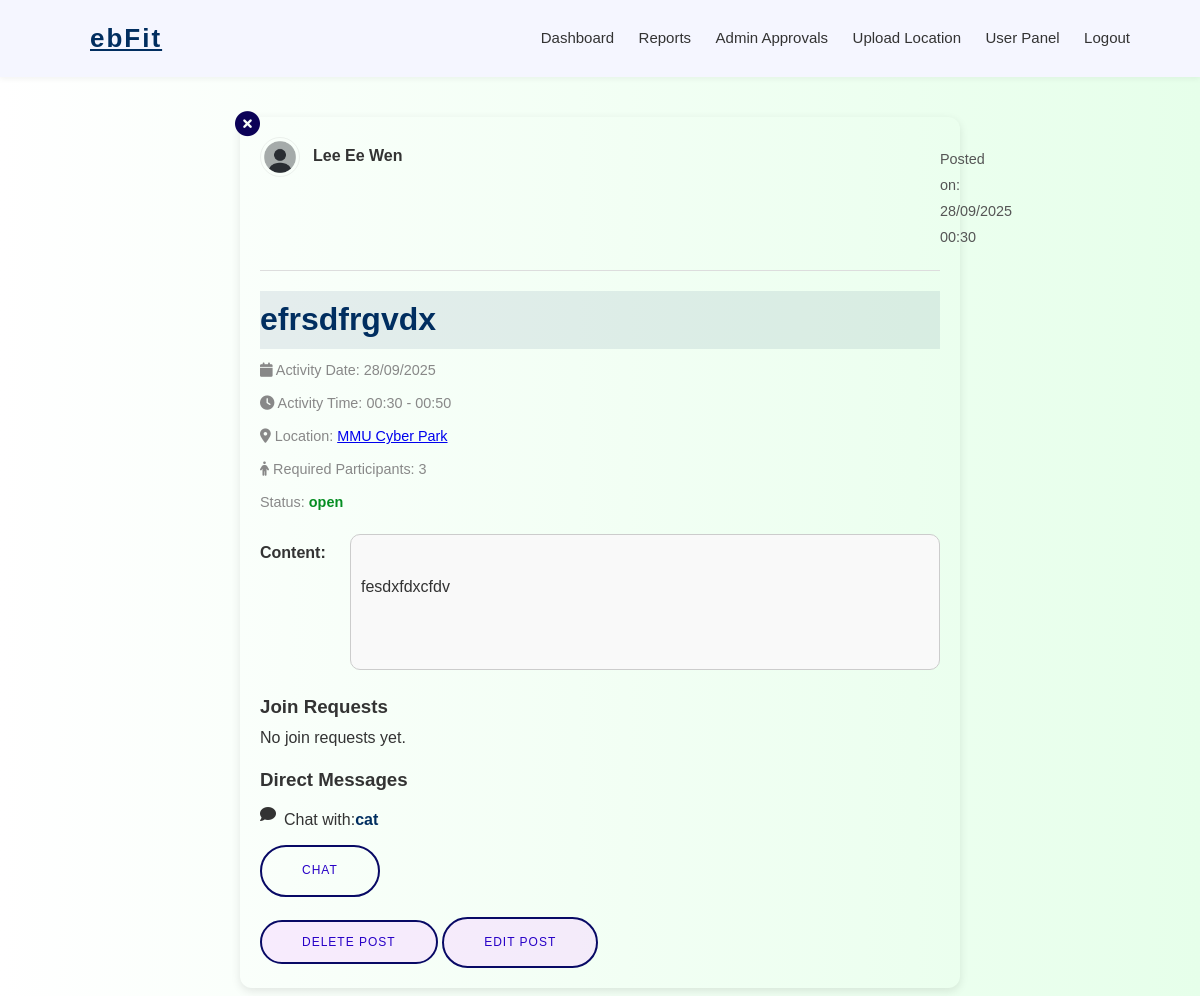
The app's page /post/1 (signed in) with its own data.
### app.py (models this page shows, shortened)
class User(db.Model, UserMixin):
    __tablename__ = "users"
    email = db.Column(db.String(255), primary_key=True)
    name = db.Column(db.String(100), nullable=False)
    gender = db.Column(db.String(10), nullable=False)
    sport_level = db.Column(db.String(50), nullable=False)
    security_question = db.Column(db.String(255), nullable=False)
    security_answer = db.Column(db.String(255), nullable=False)
    password = db.Column(db.String(255), nullable=False)
    image_file = db.Column(db.String(255), nullable=False, default="default_image.png")
    bio = db.Column(db.Text, default="This user has not added a bio yet.", nullable=False)
    role = db.Column(db.String(20), default="user")
    is_suspended = db.Column(db.Boolean, default=False) # True = account suspended (blocked from login)
    posts = db.relationship("Posts", back_populates="user", lazy=True, cascade="all, delete-orphan")
    join_activities = db.relationship("JoinActivity", back_populates="user", lazy=True, cascade="all, delete-orphan")

class Posts(db.Model):
    __tablename__ = "posts" # Explicitly name the table "posts"
    post_id = db.Column(db.Integer, primary_key=True) # Unique identifier for each post
    title = db.Column(db.String(200), nullable=False) # Short title of the post/activity
    content = db.Column(db.Text, nullable=False) # Full description of the activity
    location = db.Column(db.String(100), nullable=False) # Where the activity happens
    event_date = db.Column(db.Date, nullable=False) # Activity date
    start_time = db.Column(db.Time, nullable=False) # Activity start time
    end_time = db.Column(db.Time, nullable=False) # Activity end time
    date_posted = db.Column(db.DateTime, default=datetime.utcnow, nullable=False)
    post_status = db.Column(db.String(20), default="open")
    participants = db.Column(db.Integer, nullable=False) # Max or current number of participants
    image_filename = db.Column(db.String(200), nullable=True) # Optional: image uploaded for this post
    email = db.Column(db.String(255), db.ForeignKey("users.email"), nullable=False)  # Foreign key → link each post to the user who created it
    user = db.relationship("User", back_populates="posts")
    is_hidden = db.Column(db.Boolean, default=False) # If True → hide this post from public views
    join_activities = db.relationship("JoinActivity", back_populates="post", lazy=True, cascade="all, delete-orphan")
    reports = db.relationship(
        "Reports",
        backref="post",                # enables Reports.post
        lazy=True,
        cascade="all, delete-orphan"  # deleting a post deletes reports
    )

### app.py (the view)
@app.route("/post/<int:post_id>")
def post_detail(post_id):
    post = Posts.query.get_or_404(post_id)
    readonly = request.args.get("readonly", type=int) # Show as read-only
    from_reports = request.args.get("from_reports", default=0, type=int) # Came from reports page
    from_dashboard = request.args.get("from_dashboard", default=0, type=int) # Came from dashboard
    next_url = request.args.get("next", url_for("posts")) # Where to go next after this page
    if session.get("admin_email") and readonly is None:
        args = request.args.to_dict(flat=True)  # Copy all current URL parameters
        args["readonly"] = 1                   # Force readonly
        args.setdefault("from_reports", from_reports)
        args.setdefault("from_dashboard", from_dashboard)
        return redirect(url_for("post_detail", post_id=post_id, **args))
    if post.date_posted:
        utc_time = pytz.utc.localize(post.date_posted) # Make sure time is UTC
        post.local_date_posted_value = utc_time.astimezone(MALAYSIA_TZ)
    else:
        post.local_date_posted_value = None # No date available
    join_activities = JoinActivity.query.filter_by(post_id=post.post_id).all()
    owner_conversations = []
    owner_email = post.email  # Who owns this post
    if current_user.is_authenticated and current_user.email.lower() == owner_email.lower():
        partners = (
            db.session.query(ChatMessage.sender_email)
            .filter_by(post_id=post.post_id)
            .distinct()
        )
        for (email,) in partners:
            if email.lower() != owner_email.lower():
                user = User.query.get(email) # Get user info
                owner_conversations.append(
                    {"email": email, "name": user.name if user else email} # Use email if name not found
                )
    return render_template(
        "post_detail.html",
        post=post,
        join_activities=join_activities,
        owner_conversations=owner_conversations,
        readonly=readonly,
        from_reports=from_reports,
        from_dashboard=from_dashboard,
        next_url=next_url,
    )

### app.py (called while the page is built)
@app.context_processor
def notif_count():
    if current_user.is_authenticated:
        count = Notification.query.filter_by(email=current_user.email, is_read=False).count()
        return {"unread_count": count}
    return {"unread_count": 0}

@login_manager.user_loader
def load_user(user_id):
    return User.query.filter_by(email=user_id).first()

@app.context_processor
def inject_admin():
    email = session.get("admin_email")
    if email:
        current_admin = Admin.query.get(email)
        return dict(admin=current_admin)
    return dict(admin=None)

### templates/post_detail.html (shortened to what this page needs)
{% extends "base.html" %}
{% block content %}
<div class="container5">
    {% if not readonly and not from_dashboard and not from_reports %}
        <a href="{{ next_url }}" class="backbtn" title="Back">
            <i class="fa-solid fa-circle-xmark"></i>
        </a>
    {% endif %}
    {% set owner_email = post.email %}
    {% set current_email = current_user.email if current_user.is_authenticated else None %}
    <a href="{{ url_for('profile_page', email=post.user.email) }}" class="author-link">
        <img src="{{ url_for('static', filename='profile_pics/' ~ (post.user.image_file or 'default.png')) }}"
             alt="{{ post.user.name }}'s profile picture"
             class="profile-pic">
        <span class="author-name">{{ post.user.name }}</span>
    </a>
    <p class="posted-on">
        Posted on:
        {{ post.local_date_posted_value.strftime('%d/%m/%Y %H:%M') if post.local_date_posted_value else 'N/A' }}
    </p>
    <hr class="solid-line">
    <h1 class="post-title1">{{ post.title }}</h1>
    <p class="meta3">
        <i class="fa-solid fa-calendar"></i>
        Activity Date: {{ post.event_date.strftime('%d/%m/%Y') if post.event_date else 'N/A' }}
    </p>
    <p class="meta3">
        <i class="fa-solid fa-clock"></i>
        Activity Time:
        {{ post.start_time.strftime('%H:%M') if post.start_time else 'N/A' }} -
        {{ post.end_time.strftime('%H:%M') if post.end_time else 'N/A' }}
    </p>
    <p class="meta3">
        <i class="fa-solid fa-location-dot"></i>
        <span>Location: </span>
        <a href="https://www.google.com/maps/search/?api=1&query={{ post.location | urlencode }}" target="_blank">
            {{ post.location or 'N/A' }}
        </a>
    </p>
    <p class="meta3">
        <i class="fa-solid fa-person"></i>
        Required Participants: {{ post.participants or 0 }}
    </p>
   <p class="meta3">
        Status:
        {% if post.post_status == "open" %}
            <strong class="status-open">{{ post.post_status }}</strong>
        {% elif post.post_status == "closed" %}
            <strong class="status-closed">{{ post.post_status }}</strong>
        {% endif %}
    </p>
    <div class="content-wrapper">
        <span class="content-label">Content:</span>
        <div class="post-content">
            <p>{{ post.content }}</p>
        </div>
    </div>
    {% if not readonly %}
        {% if current_user.is_authenticated and current_email == owner_email %}
            <h3>Join Requests</h3>
            {% if join_activities %}
                <table class="activity-table pending">
                    <thead>
                        <tr>
                            <th>User</th>
                            <th>Email</th>
                            <th>Status</th>
                            <th>Actions</th>
                        </tr>
                    </thead>
                    <tbody>
                        {% for ja in join_activities %}
                            {% set user_name = ja.user.name if ja.user else ja.email %}
                            <tr>
                                <td>{{ user_name }}</td>
                                <td>{{ ja.user.email if ja.user else ja.email }}</td>
                                <td>{{ ja.status }}</td>
                                <td>
                                    {% if ja.status == "pending" %}
                                        <form action="{{ url_for('handle_request', request_id=ja.id, decision='accept') }}" method="post" style="display:inline;">
                                            <button type="submit" class="approve-btn">Accept</button>
                                        </form>
                                        <form action="{{ url_for('handle_request', request_id=ja.id, decision='reject') }}" method="post" style="display:inline;">
                                            <button type="submit" class="reject-btn">Reject</button>
                                        </form>
                                    {% else %}
                                        <span class="text-muted">Taken</span>
                                    {% endif %}
                                </td>
                            </tr>
                        {% endfor %}
                    </tbody>
                </table>
            {% else %}
                <p>No join requests yet.</p>
            {% endif %}
        {% endif %}
    {% endif %}
    {% if current_user.is_authenticated and current_email == owner_email and not readonly %}
    <h3 class="direct-messages">Direct Messages</h3>
        {% if owner_conversations %}
            <div class="direct-messages">
                {% for conv in owner_conversations %}
                    <div class="dm-item">
                        <span class="dm-name">
                            <i class="fa-solid fa-comment"></i> Chat with: <strong>{{ conv.name }}</strong></span>
                        <a href="{{ url_for('chat_with_user', post_id=post.post_id, partner_email=conv.email) }}" class="btnpost5">Chat</a>
                    </div>
                {% endfor %}
            </div>
        {% else %}
            <p>No direct messages yet.</p>
        {% endif %}
         <form method="POST" action="{{ url_for('delete', post_id=post.post_id) }}" style="display:inline;" onsubmit="return confirm('Are you sure you want to delete this post?');">
                <button type="submit" class="btnpost2 btn-danger">Delete Post</button>
            </form>
            <a href="{{ url_for('edit_post', post_id=post.post_id) }}" class="btnpost2 btn-warning">Edit Post</a>
    {% endif %}
</div>
{% endblock %}

### static/style.css (style rules this page uses)
.post-content { white-space: pre-wrap; word-wrap: break-word; overflow-wrap: break-word; word-break: break-word; background-color: #f9f9f9; border: 1px solid #ccc; border-radius: 10px; width: 750px; max-height: 800px; }
.post-content p { padding: 10px; margin-top: -30px; }
.meta3 { color: #888; font-size: 0.9em; line-height: 23px; margin-top: 10px; }
body { font-family: 'Rubik', sans-serif; }
:root { --primary-color: #4460f1; --white-color: #ffffff; --light-text-color: #9398b3; --light-bg-color: #f2f4ff; --dark-color: #333333; --background-color: #fcfcff; }
* { margin:0; padding:0; border: none; outline: none; font-family: 'Rubik', sans-serif; border: none; outline: none; font-family: 'Rubik', sans-serif; }
*,::before,::after { box-sizing:border-box; }
html { scroll-behavior: smooth; }
body.adminloc, body.admin { background: linear-gradient(to right, #ffffff, #e6ffea); }
body.admin { font-family: 'Rubik', sans-serif; font-size: 16px; font-weight: 400; line-height: 1.8; color: var(--dark-color); }
.solid-line { border: none; border-top: 1px solid #ddd; margin: 20px 0; }
.btnloc, .btnpost, .btnpost2, .btnpost5, .input.btnpost[type="submit"] { font-size: 12px; font-weight: 500; text-transform: uppercase; letter-spacing: 1px; padding: 13px 40px; border: 2px solid #080965; border-radius: 50px; margin-top: 20px; text-decoration: none; display: inline-block; width: auto; color: #2800c7; }
.btnpost2 { background-color: #f4d3ff74; }
.btnpost5 { display: inline-block; margin-top: 10px !important; }
.profile-pic { width: 40px; height: 40px; border-radius: 50%; object-fit: cover; margin-right: 8px; vertical-align: middle; border: 1px solid #8383831f; }
.author-link { display: inline-flex; align-items: center; gap: 3px; text-decoration: none; color: inherit; }
.author-name { font-weight: bold; }
.posted-on { margin-top: -30px; gap: 20px; margin-left: 680px; font-size: 0.9rem; color: #555; }
.container5 { width: 60%; margin: 40px auto; background: linear-gradient(to right#ffffff, #ebeafd67); padding: 20px; border-radius: 12px; box-shadow: 0 3px 10px rgba(0,0,0,0.1); position: relative; }
.backbtn { position: absolute; top: -10px; left: -10px; color: #0c0257; font-size: 25px; border-radius: 50%; width: 35px; height: 35px; text-align: center; line-height: 35px; }
.post-title1 { color: #012e60; word-wrap: break-word; overflow-wrap: break-word; word-break: break-word; background-color: #012d6016; }
.content-wrapper { display: flex; align-items: flex-start; gap: 10px; margin: 20px 0; }
.content-label { font-weight: bold; min-width: 80px; margin-top: 5px; }
.text-success, .status-open { color: #058e22; }
.dm-item .dm-name { margin-top: 10px; display: flex; }
.dm-name strong { color: #012e60; }
.dm-name i { margin-right: 8px; }
h3.direct-messages { margin-top: 10px; }
.author-link { display: flex; align-items: center; gap: 5px; text-decoration: none; color: inherit; }

### records on screen
User: image_file (placeholder picture), user.name "Lee Ee Wen"
Posts: title "efrsdfrgvdx", event_date "28/09/2025", start_time "00:30", end_time "00:50", location "MMU Cyber Park", participants "3", post_status "open", content "fesdxfdxcfdv"
User: name "cat"
